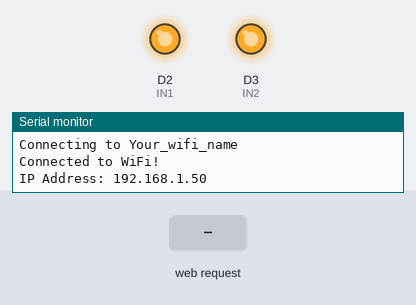
This sketch was run on a simulated Arduino Uno R4 WiFi. On the bench: output pins drawn as LEDs (lit = HIGH), the last lines printed to the serial monitor. Inputs (shaded band) come from the test bench. WiFi joins after 1.5 s; servers stay silent unless stated.

Above: at 3.2 s.
3.3 s: HTTP request GET /kick received
At 3.7 s:
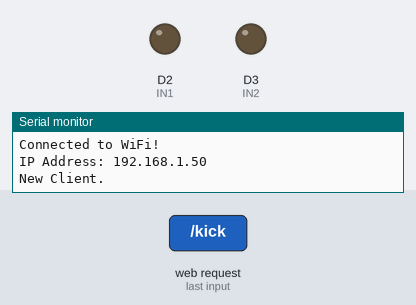
Timing chart, 0 to 6.3 s (numbered marks = the images above; inputs shaded):
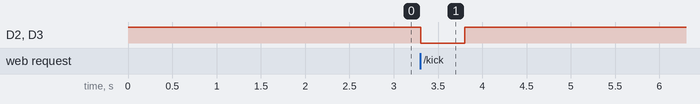

Measured:
- after the input at 3.3 s, D2 (IN1), D3 (IN2): HIGH → LOW at once, → HIGH 0.50 s later

The sketch:

wifi-water-code.ino
```cpp
#include <WiFiS3.h>

char ssid[] = "Your_wifi_name"; //Enter your wifi name
char pass[] = "password";       //Enter your wifi password

WiFiServer server(80);

int IN1 = 2;                    //output going from arduino d2 to relay in1
int IN2 = 3;                    //output going from arduino d3 to relay in2
int Pin1 = A0;                  //sensor 1 signal pin to A0 on arduino
int Pin2 = A1;                  //sensor 2 signal pin to A1 on arduino
float value1 = 0;
float value2 = 0;

void setup() {
  Serial.begin(9600);
  while (!Serial);

  pinMode(IN1, OUTPUT);
  pinMode(IN2, OUTPUT);
  pinMode(Pin1, INPUT);
  pinMode(Pin2, INPUT);
  digitalWrite(IN1, HIGH);
  digitalWrite(IN2, HIGH);
  delay(500);

  Serial.print("Connecting to ");
  Serial.println(ssid);
  while (WiFi.begin(ssid, pass) != WL_CONNECTED) {
    delay(1000);
    Serial.print(".");
  }

  Serial.println("\nConnected to WiFi!");
  Serial.print("IP Address: ");
  Serial.println(WiFi.localIP());

  server.begin();
}

void loop() {
  WiFiClient client = server.available();
  if (client) {
    Serial.println("New Client.");
    String request = "";
    while (client.connected()) {
      if (client.available()) {
        char c = client.read();
        request += c;

        if (request.endsWith("\r\n\r\n")) {
          break;
        }
      }
    }

    // Read sensors
    value1 = analogRead(Pin1);
    value2 = analogRead(Pin2);

    // Control outputs based on sensors
    digitalWrite(IN1, value1 > 750 ? LOW : HIGH);
    digitalWrite(IN2, value2 > 750 ? LOW : HIGH);

    // Handle AJAX requests
    if (request.indexOf("GET /kick") >= 0) {
      digitalWrite(IN1, LOW);
      digitalWrite(IN2, LOW);
      delay(500); //time interval for manual watering.
      digitalWrite(IN1, HIGH);
      digitalWrite(IN2, HIGH);

      client.println("HTTP/1.1 200 OK");
      client.println("Content-Type: text/plain");
      client.println("Connection: close");
      client.println();
      client.println("Kicked!");
    } else if (request.indexOf("GET /data") >= 0) {
      client.println("HTTP/1.1 200 OK");
      client.println("Content-Type: application/json");
      client.println("Connection: close");
      client.println();
      client.print("{\"sensor1\":");
      client.print(value1);
      client.print(",\"sensor2\":");
      client.print(value2);
      client.println("}");
    } else {
      // Serve HTML page
      client.println("HTTP/1.1 200 OK");
      client.println("Content-type:text/html");
      client.println("Connection: close");
      client.println();
      client.println("<!DOCTYPE html><html><head><meta charset='UTF-8'>");
      client.println("<title>Moisture Monitor</title></head><body>");
      client.println("<h1>Real-Time Moisture Monitor</h1>");
      client.println("<p>Sensor 1: <span id='s1'>...</span></p>");
      client.println("<p>Sensor 2: <span id='s2'>...</span></p>");
      client.println("<button onclick=\"kickOutputs()\">Manual Water</button>");
      client.println("<script>");
      client.println("function updateData() {");
      client.println("  fetch('/data').then(res => res.json()).then(data => {");
      client.println("    document.getElementById('s1').textContent = data.sensor1;");
      client.println("    document.getElementById('s2').textContent = data.sensor2;");
      client.println("  });");
      client.println("}");
      client.println("function kickOutputs() {");
      client.println("  fetch('/kick').then(res => res.text()).then(msg => {");
      client.println("  });");
      client.println("}");
      client.println("setInterval(updateData, 1000);"); //sets how often the web page updates the sensor values
      client.println("</script>");
      client.println("</body></html>");
    }

    delay(1);
    client.stop();
    Serial.println("Client Disconnected.");
  }
}
```
